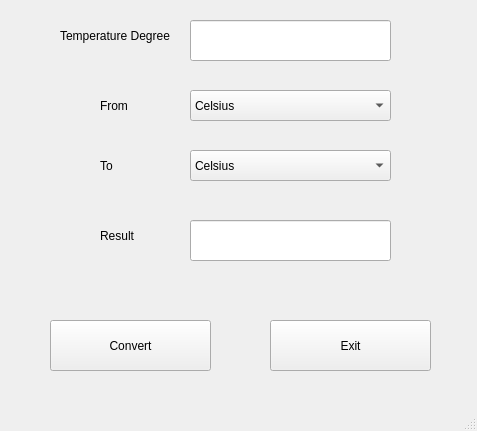
<?xml version="1.0" encoding="UTF-8"?>
<ui version="4.0">
 <class>MainWindow</class>
 <widget class="QMainWindow" name="MainWindow">
  <property name="geometry">
   <rect>
    <x>0</x>
    <y>0</y>
    <width>477</width>
    <height>431</height>
   </rect>
  </property>
  <property name="windowTitle">
   <string>MainWindow</string>
  </property>
  <widget class="QWidget" name="centralwidget">
   <widget class="QLineEdit" name="line1">
    <property name="geometry">
     <rect>
      <x>190</x>
      <y>20</y>
      <width>201</width>
      <height>41</height>
     </rect>
    </property>
   </widget>
   <widget class="QComboBox" name="comboBox1">
    <property name="geometry">
     <rect>
      <x>190</x>
      <y>90</y>
      <width>201</width>
      <height>31</height>
     </rect>
    </property>
    <item>
     <property name="text">
      <string>Celsius</string>
     </property>
    </item>
    <item>
     <property name="text">
      <string>Fahrenheit</string>
     </property>
    </item>
    <item>
     <property name="text">
      <string>Kelvin</string>
     </property>
    </item>
   </widget>
   <widget class="QLineEdit" name="line2">
    <property name="geometry">
     <rect>
      <x>190</x>
      <y>220</y>
      <width>201</width>
      <height>41</height>
     </rect>
    </property>
   </widget>
   <widget class="QLabel" name="label">
    <property name="geometry">
     <rect>
      <x>60</x>
      <y>20</y>
      <width>121</width>
      <height>31</height>
     </rect>
    </property>
    <property name="text">
     <string>Temperature Degree</string>
    </property>
   </widget>
   <widget class="QLabel" name="label_2">
    <property name="geometry">
     <rect>
      <x>100</x>
      <y>90</y>
      <width>121</width>
      <height>31</height>
     </rect>
    </property>
    <property name="text">
     <string>From</string>
    </property>
   </widget>
   <widget class="QLabel" name="label_3">
    <property name="geometry">
     <rect>
      <x>100</x>
      <y>150</y>
      <width>121</width>
      <height>31</height>
     </rect>
    </property>
    <property name="text">
     <string>To</string>
    </property>
   </widget>
   <widget class="QLabel" name="label_4">
    <property name="geometry">
     <rect>
      <x>100</x>
      <y>220</y>
      <width>121</width>
      <height>31</height>
     </rect>
    </property>
    <property name="text">
     <string>Result</string>
    </property>
   </widget>
   <widget class="QComboBox" name="comboBox">
    <property name="geometry">
     <rect>
      <x>190</x>
      <y>150</y>
      <width>201</width>
      <height>31</height>
     </rect>
    </property>
    <item>
     <property name="text">
      <string>Celsius</string>
     </property>
    </item>
    <item>
     <property name="text">
      <string>Fahrenheit</string>
     </property>
    </item>
    <item>
     <property name="text">
      <string>Kelvin</string>
     </property>
    </item>
   </widget>
   <widget class="QPushButton" name="cvt_btn">
    <property name="geometry">
     <rect>
      <x>50</x>
      <y>320</y>
      <width>161</width>
      <height>51</height>
     </rect>
    </property>
    <property name="text">
     <string>Convert</string>
    </property>
   </widget>
   <widget class="QPushButton" name="exit_btn">
    <property name="geometry">
     <rect>
      <x>270</x>
      <y>320</y>
      <width>161</width>
      <height>51</height>
     </rect>
    </property>
    <property name="text">
     <string>Exit</string>
    </property>
   </widget>
  </widget>
  <widget class="QStatusBar" name="statusbar"/>
 </widget>
 <resources/>
 <connections/>
</ui>
